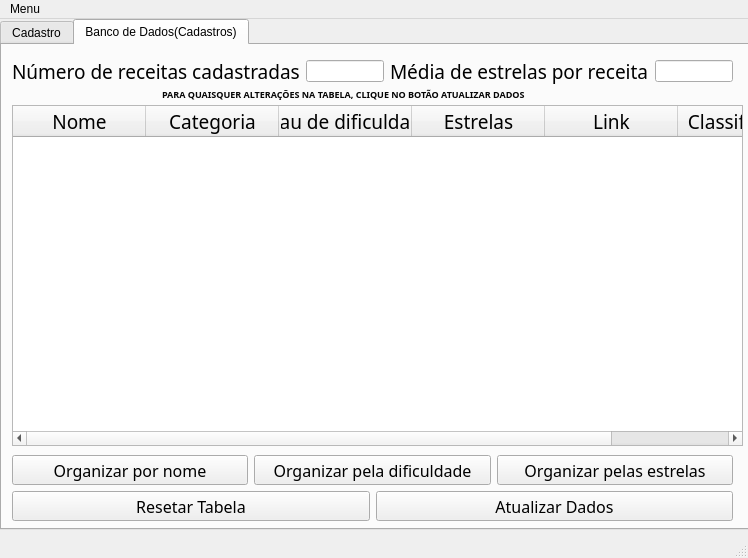
<?xml version="1.0" encoding="UTF-8"?>
<ui version="4.0">
 <class>MainWindow</class>
 <widget class="QMainWindow" name="MainWindow">
  <property name="geometry">
   <rect>
    <x>0</x>
    <y>0</y>
    <width>748</width>
    <height>558</height>
   </rect>
  </property>
  <property name="windowTitle">
   <string>MainWindow</string>
  </property>
  <widget class="QWidget" name="centralwidget">
   <widget class="QTabWidget" name="tabWidget">
    <property name="geometry">
     <rect>
      <x>0</x>
      <y>0</y>
      <width>751</width>
      <height>511</height>
     </rect>
    </property>
    <property name="currentIndex">
     <number>1</number>
    </property>
    <widget class="QWidget" name="tab">
     <attribute name="title">
      <string>Cadastro</string>
     </attribute>
     <widget class="QLabel" name="label_6">
      <property name="geometry">
       <rect>
        <x>290</x>
        <y>30</y>
        <width>251</width>
        <height>51</height>
       </rect>
      </property>
      <property name="maximumSize">
       <size>
        <width>16777215</width>
        <height>16777215</height>
       </size>
      </property>
      <property name="font">
       <font>
        <family>Bebas Neue Bold</family>
        <pointsize>20</pointsize>
        <weight>75</weight>
        <bold>true</bold>
       </font>
      </property>
      <property name="text">
       <string>GERENCIADOR   DE   RECEITAS</string>
      </property>
     </widget>
     <widget class="QLabel" name="logotipo">
      <property name="geometry">
       <rect>
        <x>230</x>
        <y>30</y>
        <width>51</width>
        <height>51</height>
       </rect>
      </property>
      <property name="text">
       <string/>
      </property>
      <property name="pixmap">
       <pixmap>../logotipo classificador.png</pixmap>
      </property>
      <property name="scaledContents">
       <bool>true</bool>
      </property>
     </widget>
     <widget class="QLabel" name="plano_de_fundo">
      <property name="enabled">
       <bool>true</bool>
      </property>
      <property name="geometry">
       <rect>
        <x>-40</x>
        <y>0</y>
        <width>791</width>
        <height>491</height>
       </rect>
      </property>
      <property name="autoFillBackground">
       <bool>false</bool>
      </property>
      <property name="inputMethodHints">
       <set>Qt::ImhNone</set>
      </property>
      <property name="text">
       <string/>
      </property>
      <property name="pixmap">
       <pixmap>../plano de fundo_1.png</pixmap>
      </property>
      <property name="scaledContents">
       <bool>true</bool>
      </property>
      <property name="wordWrap">
       <bool>false</bool>
      </property>
     </widget>
     <widget class="QWidget" name="layoutWidget">
      <property name="geometry">
       <rect>
        <x>10</x>
        <y>112</y>
        <width>721</width>
        <height>331</height>
       </rect>
      </property>
      <layout class="QVBoxLayout" name="verticalLayout">
       <item>
        <layout class="QHBoxLayout" name="horizontalLayout">
         <item>
          <widget class="QLabel" name="label">
           <property name="font">
            <font>
             <family>Bebas Neue Regular</family>
             <pointsize>14</pointsize>
            </font>
           </property>
           <property name="text">
            <string>Nome da receita</string>
           </property>
          </widget>
         </item>
         <item>
          <widget class="QLineEdit" name="input_nome_receita"/>
         </item>
        </layout>
       </item>
       <item>
        <layout class="QHBoxLayout" name="horizontalLayout_10">
         <item>
          <widget class="QLabel" name="label_8">
           <property name="font">
            <font>
             <family>Bebas Neue Regular</family>
             <pointsize>14</pointsize>
            </font>
           </property>
           <property name="text">
            <string>LINK DA RECEITA</string>
           </property>
          </widget>
         </item>
         <item>
          <widget class="QLineEdit" name="input_link"/>
         </item>
        </layout>
       </item>
       <item>
        <layout class="QHBoxLayout" name="horizontalLayout_3">
         <item>
          <widget class="QLabel" name="label_4">
           <property name="font">
            <font>
             <family>Bebas Neue Regular</family>
             <pointsize>14</pointsize>
            </font>
           </property>
           <property name="text">
            <string>Grau de dificuldade</string>
           </property>
          </widget>
         </item>
         <item>
          <widget class="QComboBox" name="input_dificuldade">
           <item>
            <property name="text">
             <string/>
            </property>
           </item>
           <item>
            <property name="text">
             <string>Fácil</string>
            </property>
           </item>
           <item>
            <property name="text">
             <string>Médio</string>
            </property>
           </item>
           <item>
            <property name="text">
             <string>Díficil</string>
            </property>
           </item>
           <item>
            <property name="text">
             <string>Profissional</string>
            </property>
           </item>
          </widget>
         </item>
        </layout>
       </item>
       <item>
        <layout class="QHBoxLayout" name="horizontalLayout_2">
         <item>
          <widget class="QLabel" name="label_3">
           <property name="font">
            <font>
             <family>Bebas Neue Regular</family>
             <pointsize>14</pointsize>
            </font>
           </property>
           <property name="text">
            <string>Categoria</string>
           </property>
          </widget>
         </item>
         <item>
          <widget class="QComboBox" name="input_categoria">
           <item>
            <property name="text">
             <string/>
            </property>
           </item>
           <item>
            <property name="text">
             <string>Entrada</string>
            </property>
           </item>
           <item>
            <property name="text">
             <string>Prato Principal</string>
            </property>
           </item>
           <item>
            <property name="text">
             <string>Sobremesa</string>
            </property>
           </item>
           <item>
            <property name="text">
             <string>Aperitivo</string>
            </property>
           </item>
           <item>
            <property name="text">
             <string>Acompanhamento</string>
            </property>
           </item>
           <item>
            <property name="text">
             <string>Lanche</string>
            </property>
           </item>
           <item>
            <property name="text">
             <string>Salada</string>
            </property>
           </item>
           <item>
            <property name="text">
             <string>Molho</string>
            </property>
           </item>
          </widget>
         </item>
        </layout>
       </item>
       <item>
        <layout class="QHBoxLayout" name="horizontalLayout_4">
         <item>
          <widget class="QLabel" name="label_2">
           <property name="font">
            <font>
             <family>Bebas Neue Regular</family>
             <pointsize>14</pointsize>
            </font>
           </property>
           <property name="text">
            <string>Estrelas</string>
           </property>
          </widget>
         </item>
         <item>
          <widget class="QRadioButton" name="RB4">
           <property name="text">
            <string>1</string>
           </property>
          </widget>
         </item>
         <item>
          <widget class="QRadioButton" name="RB5">
           <property name="text">
            <string>2</string>
           </property>
          </widget>
         </item>
         <item>
          <widget class="QRadioButton" name="RB6">
           <property name="text">
            <string>3</string>
           </property>
          </widget>
         </item>
         <item>
          <widget class="QRadioButton" name="RB7">
           <property name="text">
            <string>4</string>
           </property>
          </widget>
         </item>
         <item>
          <widget class="QRadioButton" name="RB8">
           <property name="text">
            <string>5</string>
           </property>
          </widget>
         </item>
        </layout>
       </item>
       <item>
        <widget class="QPushButton" name="BT1_cadastro">
         <property name="font">
          <font>
           <family>Bebas Neue Regular</family>
           <pointsize>14</pointsize>
          </font>
         </property>
         <property name="text">
          <string>Cadastro</string>
         </property>
        </widget>
       </item>
      </layout>
     </widget>
    </widget>
    <widget class="QWidget" name="tab_2">
     <attribute name="title">
      <string>Banco de Dados(Cadastros)</string>
     </attribute>
     <widget class="QLabel" name="plano_de_fundo_2">
      <property name="geometry">
       <rect>
        <x>-10</x>
        <y>0</y>
        <width>761</width>
        <height>491</height>
       </rect>
      </property>
      <property name="text">
       <string/>
      </property>
      <property name="pixmap">
       <pixmap>../plano de fundo_1.png</pixmap>
      </property>
      <property name="scaledContents">
       <bool>true</bool>
      </property>
     </widget>
     <widget class="QTableWidget" name="tabela_dados">
      <property name="geometry">
       <rect>
        <x>10</x>
        <y>60</y>
        <width>731</width>
        <height>341</height>
       </rect>
      </property>
      <property name="font">
       <font>
        <family>Bebas Neue Regular</family>
        <pointsize>14</pointsize>
       </font>
      </property>
      <attribute name="horizontalHeaderCascadingSectionResizes">
       <bool>false</bool>
      </attribute>
      <attribute name="horizontalHeaderDefaultSectionSize">
       <number>133</number>
      </attribute>
      <attribute name="horizontalHeaderShowSortIndicator" stdset="0">
       <bool>false</bool>
      </attribute>
      <attribute name="horizontalHeaderStretchLastSection">
       <bool>true</bool>
      </attribute>
      <attribute name="verticalHeaderShowSortIndicator" stdset="0">
       <bool>false</bool>
      </attribute>
      <column>
       <property name="text">
        <string>Nome</string>
       </property>
      </column>
      <column>
       <property name="text">
        <string>Categoria</string>
       </property>
      </column>
      <column>
       <property name="text">
        <string>Grau de dificuldade</string>
       </property>
      </column>
      <column>
       <property name="text">
        <string>Estrelas</string>
       </property>
      </column>
      <column>
       <property name="text">
        <string>Link</string>
       </property>
      </column>
      <column>
       <property name="text">
        <string>Classificação</string>
       </property>
      </column>
     </widget>
     <widget class="QWidget" name="layoutWidget">
      <property name="geometry">
       <rect>
        <x>10</x>
        <y>410</y>
        <width>721</width>
        <height>66</height>
       </rect>
      </property>
      <layout class="QVBoxLayout" name="verticalLayout_2">
       <item>
        <layout class="QHBoxLayout" name="horizontalLayout_7">
         <item>
          <widget class="QPushButton" name="BT_ordenarPorNome">
           <property name="font">
            <font>
             <family>Bebas Neue Regular</family>
             <pointsize>12</pointsize>
            </font>
           </property>
           <property name="text">
            <string>Organizar por nome</string>
           </property>
          </widget>
         </item>
         <item>
          <widget class="QPushButton" name="OrganizarPelaDificuldade">
           <property name="font">
            <font>
             <family>Bebas Neue Regular</family>
             <pointsize>12</pointsize>
            </font>
           </property>
           <property name="text">
            <string>Organizar pela dificuldade</string>
           </property>
          </widget>
         </item>
         <item>
          <widget class="QPushButton" name="BT_organizarPelasEstrelas">
           <property name="font">
            <font>
             <family>Bebas Neue Regular</family>
             <pointsize>12</pointsize>
            </font>
           </property>
           <property name="text">
            <string>Organizar pelas estrelas</string>
           </property>
          </widget>
         </item>
        </layout>
       </item>
       <item>
        <layout class="QHBoxLayout" name="horizontalLayout_8">
         <item>
          <widget class="QPushButton" name="ResetarDados">
           <property name="font">
            <font>
             <family>Bebas Neue Regular</family>
             <pointsize>12</pointsize>
            </font>
           </property>
           <property name="text">
            <string>Resetar Tabela</string>
           </property>
          </widget>
         </item>
         <item>
          <widget class="QPushButton" name="AtualizarDados">
           <property name="font">
            <font>
             <family>Bebas Neue Regular</family>
             <pointsize>12</pointsize>
            </font>
           </property>
           <property name="text">
            <string>Atualizar Dados</string>
           </property>
          </widget>
         </item>
        </layout>
       </item>
      </layout>
     </widget>
     <widget class="QWidget" name="layoutWidget">
      <property name="geometry">
       <rect>
        <x>10</x>
        <y>10</y>
        <width>721</width>
        <height>32</height>
       </rect>
      </property>
      <layout class="QHBoxLayout" name="horizontalLayout_9">
       <item>
        <layout class="QHBoxLayout" name="horizontalLayout_5">
         <item>
          <widget class="QLabel" name="label_5">
           <property name="font">
            <font>
             <family>Bebas Neue Regular</family>
             <pointsize>14</pointsize>
            </font>
           </property>
           <property name="text">
            <string>Número de receitas cadastradas</string>
           </property>
          </widget>
         </item>
         <item>
          <widget class="QLineEdit" name="numero_receitas"/>
         </item>
        </layout>
       </item>
       <item>
        <layout class="QHBoxLayout" name="horizontalLayout_6">
         <item>
          <widget class="QLabel" name="label_7">
           <property name="font">
            <font>
             <family>Bebas Neue Regular</family>
             <pointsize>14</pointsize>
            </font>
           </property>
           <property name="text">
            <string>Média de estrelas por receita</string>
           </property>
          </widget>
         </item>
         <item>
          <widget class="QLineEdit" name="media_estrelas_geral"/>
         </item>
        </layout>
       </item>
      </layout>
     </widget>
     <widget class="QLabel" name="Aviso">
      <property name="geometry">
       <rect>
        <x>160</x>
        <y>40</y>
        <width>771</width>
        <height>20</height>
       </rect>
      </property>
      <property name="font">
       <font>
        <family>Arial Black</family>
        <pointsize>7</pointsize>
        <weight>75</weight>
        <bold>true</bold>
       </font>
      </property>
      <property name="text">
       <string>&lt;html&gt;&lt;head/&gt;&lt;body&gt;&lt;p&gt;&lt;span style=&quot; color:#040404;&quot;&gt;PARA QUAISQUER ALTERAÇÕES NA TABELA, CLIQUE NO BOTÃO ATUALIZAR DADOS&lt;/span&gt;&lt;/p&gt;&lt;/body&gt;&lt;/html&gt;</string>
      </property>
     </widget>
    </widget>
   </widget>
  </widget>
  <widget class="QMenuBar" name="menubar">
   <property name="geometry">
    <rect>
     <x>0</x>
     <y>0</y>
     <width>748</width>
     <height>21</height>
    </rect>
   </property>
   <widget class="QMenu" name="menuMenu">
    <property name="title">
     <string>Menu</string>
    </property>
    <addaction name="actionSalvar"/>
    <addaction name="actionCarregar"/>
    <addaction name="actionExcluir"/>
   </widget>
   <addaction name="menuMenu"/>
  </widget>
  <widget class="QStatusBar" name="statusbar"/>
  <action name="actionSalvar">
   <property name="text">
    <string>Salvar</string>
   </property>
   <property name="shortcut">
    <string>Ctrl+S</string>
   </property>
  </action>
  <action name="actionCarregar">
   <property name="text">
    <string>Carregar</string>
   </property>
   <property name="shortcut">
    <string>Ctrl+C</string>
   </property>
  </action>
  <action name="actionExcluir">
   <property name="text">
    <string>Excluir</string>
   </property>
   <property name="shortcut">
    <string>Ctrl+X</string>
   </property>
  </action>
 </widget>
 <resources/>
 <connections/>
</ui>
